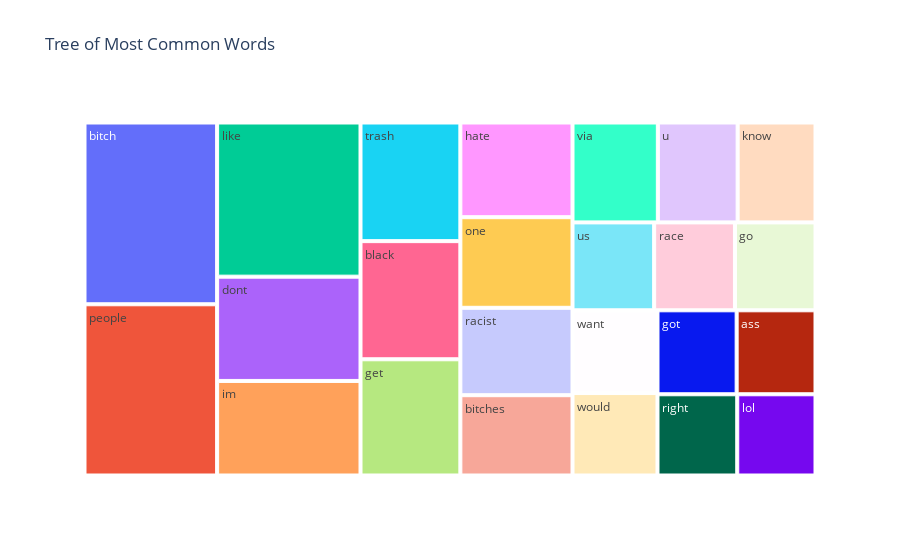

Notebook cell for this chart:
### Code cell
fig = px.treemap(temp, path=['Common_words'], values='count',title='Tree of Most Common Words')
fig.show()

### Figure 1 — Plotly figure (JSON) as saved in the notebook; plotly's stock layout.template omitted (floating-point values rounded to 4 significant figures)
{"data": [{"branchvalues": "total", "domain": {"x": [0, 1], "y": [0, 1]}, "hovertemplate": "labels=%{label}<br>count=%{value}<br>parent=%{parent}<br>id=%{id}<extra></extra>", "ids": ["ass", "bitch", "bitches", "black", "dont", "get", "go", "got", "hate", "im", "know", "like", "lol", "one", "people", "race", "racist", "right", "trash", "u", "us", "via", "want", "would"], "labels": ["ass", "bitch", "bitches", "black", "dont", "get", "go", "got", "hate", "im", "know", "like", "lol", "one", "people", "race", "racist", "right", "trash", "u", "us", "via", "want", "would"], "name": "", "parents": ["", "", "", "", "", "", "", "", "", "", "", "", "", "", "", "", "", "", "", "", "", "", "", ""], "type": "treemap", "values": [275, 1001, 374, 490, 621, 482, 294, 276, 441, 563, 323, 918, 264, 422, 943, 295, 407, 269, 492, 331, 298, 354, 292, 291]}], "layout": {"legend": {"tracegroupgap": 0}, "title": {"text": "Tree of Most Common Words"}}}
